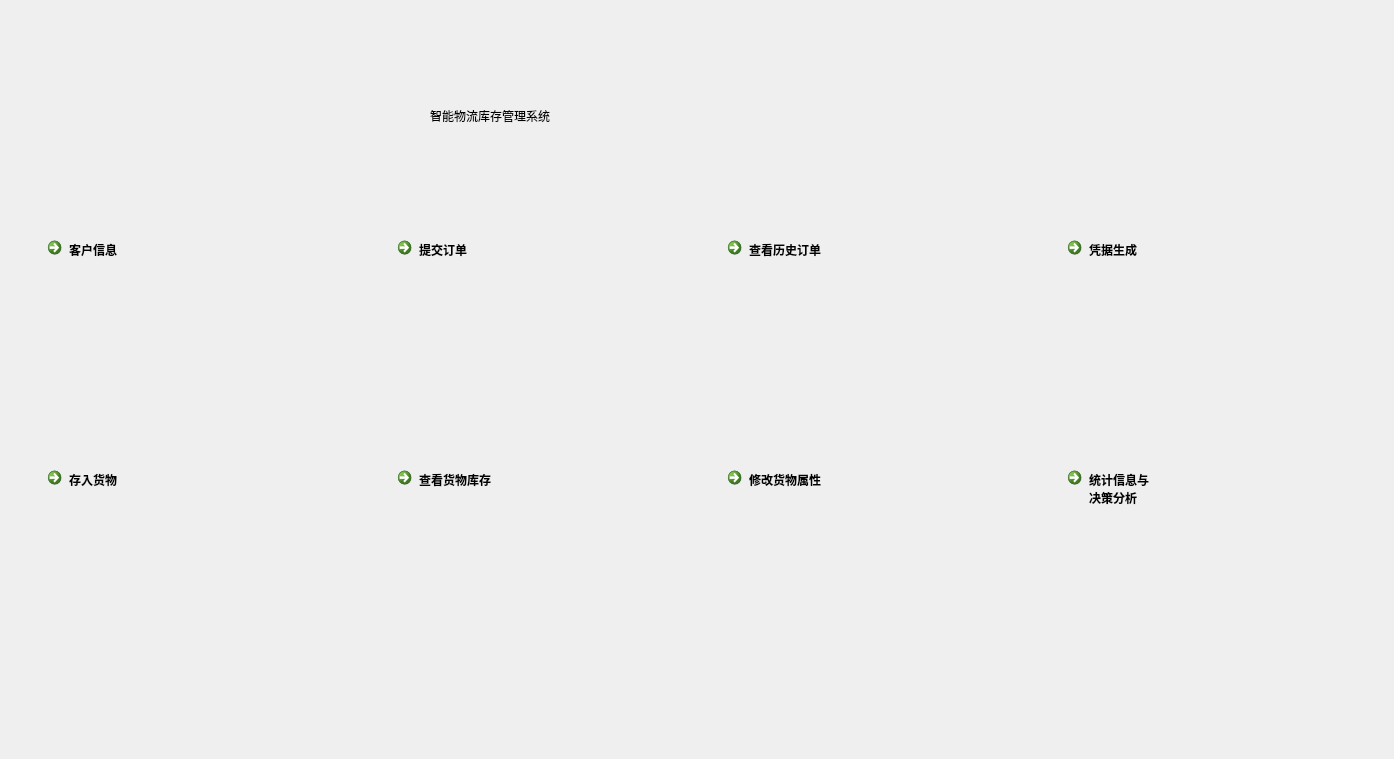
<?xml version="1.0" encoding="UTF-8"?>
<ui version="4.0">
 <class>MainWindowUI</class>
 <widget class="QMainWindow" name="MainWindowUI">
  <property name="geometry">
   <rect>
    <x>0</x>
    <y>0</y>
    <width>1394</width>
    <height>759</height>
   </rect>
  </property>
  <property name="windowTitle">
   <string>MainWindow</string>
  </property>
  <widget class="QWidget" name="centralwidget">
   <widget class="QCommandLinkButton" name="commandLinkButton">
    <property name="geometry">
     <rect>
      <x>40</x>
      <y>230</y>
      <width>351</width>
      <height>221</height>
     </rect>
    </property>
    <property name="styleSheet">
     <string notr="true">font: 75 24pt &quot;微软雅黑&quot;;</string>
    </property>
    <property name="text">
     <string>客户信息</string>
    </property>
   </widget>
   <widget class="QLabel" name="label">
    <property name="geometry">
     <rect>
      <x>430</x>
      <y>60</y>
      <width>721</width>
      <height>111</height>
     </rect>
    </property>
    <property name="styleSheet">
     <string notr="true">font: 75 24pt &quot;微软雅黑&quot;;</string>
    </property>
    <property name="text">
     <string>智能物流库存管理系统</string>
    </property>
   </widget>
   <widget class="QCommandLinkButton" name="commandLinkButton_2">
    <property name="geometry">
     <rect>
      <x>390</x>
      <y>230</y>
      <width>331</width>
      <height>221</height>
     </rect>
    </property>
    <property name="styleSheet">
     <string notr="true">font: 75 24pt &quot;微软雅黑&quot;;</string>
    </property>
    <property name="text">
     <string>提交订单</string>
    </property>
   </widget>
   <widget class="QCommandLinkButton" name="commandLinkButton_3">
    <property name="geometry">
     <rect>
      <x>720</x>
      <y>230</y>
      <width>341</width>
      <height>221</height>
     </rect>
    </property>
    <property name="styleSheet">
     <string notr="true">font: 75 24pt &quot;微软雅黑&quot;;</string>
    </property>
    <property name="text">
     <string>查看历史订单</string>
    </property>
   </widget>
   <widget class="QCommandLinkButton" name="commandLinkButton_4">
    <property name="geometry">
     <rect>
      <x>40</x>
      <y>460</y>
      <width>351</width>
      <height>221</height>
     </rect>
    </property>
    <property name="styleSheet">
     <string notr="true">font: 75 24pt &quot;微软雅黑&quot;;</string>
    </property>
    <property name="text">
     <string>存入货物</string>
    </property>
   </widget>
   <widget class="QCommandLinkButton" name="commandLinkButton_5">
    <property name="geometry">
     <rect>
      <x>390</x>
      <y>460</y>
      <width>331</width>
      <height>221</height>
     </rect>
    </property>
    <property name="styleSheet">
     <string notr="true">font: 75 24pt &quot;微软雅黑&quot;;</string>
    </property>
    <property name="text">
     <string>查看货物库存</string>
    </property>
   </widget>
   <widget class="QCommandLinkButton" name="commandLinkButton_6">
    <property name="geometry">
     <rect>
      <x>720</x>
      <y>460</y>
      <width>341</width>
      <height>221</height>
     </rect>
    </property>
    <property name="styleSheet">
     <string notr="true">font: 75 24pt &quot;微软雅黑&quot;;</string>
    </property>
    <property name="text">
     <string>修改货物属性</string>
    </property>
   </widget>
   <widget class="QCommandLinkButton" name="commandLinkButton_7">
    <property name="geometry">
     <rect>
      <x>1060</x>
      <y>460</y>
      <width>321</width>
      <height>221</height>
     </rect>
    </property>
    <property name="styleSheet">
     <string notr="true">font: 75 24pt &quot;微软雅黑&quot;;</string>
    </property>
    <property name="text">
     <string>统计信息与
决策分析</string>
    </property>
   </widget>
   <widget class="QCommandLinkButton" name="commandLinkButton_8">
    <property name="geometry">
     <rect>
      <x>1060</x>
      <y>230</y>
      <width>331</width>
      <height>221</height>
     </rect>
    </property>
    <property name="styleSheet">
     <string notr="true">font: 75 24pt &quot;微软雅黑&quot;;</string>
    </property>
    <property name="text">
     <string>凭据生成</string>
    </property>
   </widget>
  </widget>
 </widget>
 <resources/>
 <connections/>
</ui>
